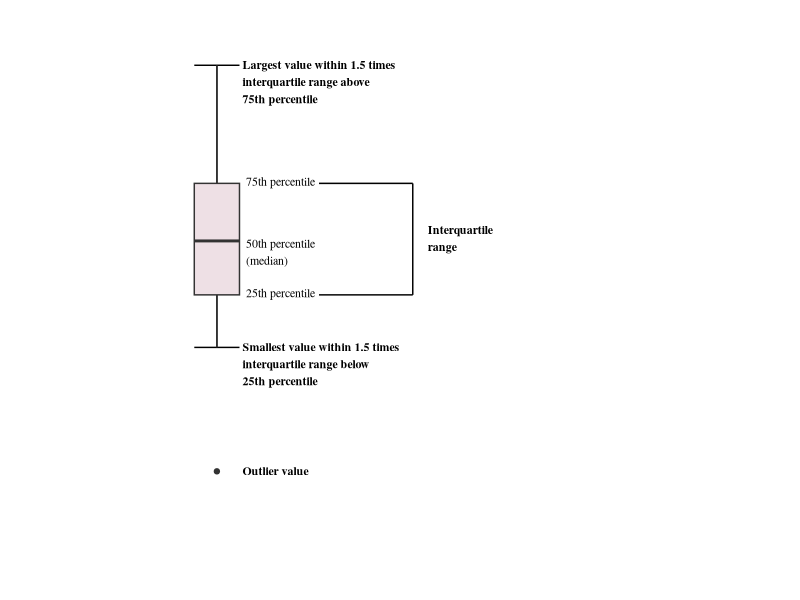

Recreate this plot in R. (Note: this script raises an error after producing the figure.)
## ---- chunk 1
# translatable content
WhiskerLabel1 <- "Largest value within 1.5 times\ninterquartile range above\n75th percentile"
WhiskerLabel2 <- "Smallest value within 1.5 times\ninterquartile range below\n25th percentile"
Outlier <- "Outlier value"
QuartileLabels <- c("25th percentile", "50th percentile\n(median)", "75th percentile")
IQRLabel <- "Interquartile\nrange"
# end translatable content

library(tidyverse)
library(cowplot)

# Code adapted from https://waterdata.usgs.gov/blog/boxplots/, by Laura DeCicco

ggplot_box_legend <- function(family = "serif"){

  # Create data to use in the boxplot legend:
  set.seed(100)

  sample_df <- data.frame(parameter = "test",
                          values = sample(500))

  # Extend the top whisker a bit:
  sample_df$values[1:100] <- 701:800
  # Make sure there's only 1 lower outlier:
  sample_df$values[1] <- -350

  # Function to calculate important values:
  ggplot2_boxplot <- function(x){

    quartiles <- as.numeric(quantile(x,
                                     probs = c(0.25, 0.5, 0.75)))

    names(quartiles) <- QuartileLabels

    IQR <- diff(quartiles[c(1,3)])

    upper_whisker <- max(x[x < (quartiles[3] + 1.5 * IQR)])
    lower_whisker <- min(x[x > (quartiles[1] - 1.5 * IQR)])

    upper_dots <- x[x > (quartiles[3] + 1.5*IQR)]
    lower_dots <- x[x < (quartiles[1] - 1.5*IQR)]

    return(list("quartiles" = quartiles,
                "25th_pct" = as.numeric(quartiles[1]),
                "50th_pct" = as.numeric(quartiles[2]),
                "75th_pct" = as.numeric(quartiles[3]),
                "IQR" = IQR,
                "upper_whisker" = upper_whisker,
                "lower_whisker" = lower_whisker,
                "upper_dots" = upper_dots,
                "lower_dots" = lower_dots))
  }

  # Get those values:
  ggplot_output <- ggplot2_boxplot(sample_df$values)

  # Lots of text in the legend, make it smaller and consistent font:
  update_geom_defaults("text",
                       list(size = 3,
                            hjust = 0,
                            family = family))
  # Labels don't inherit text:
  update_geom_defaults("label",
                       list(size = 3,
                            hjust = 0,
                            family = family))

  # Create the legend:
  # The main elements of the plot (the boxplot, error bars, and count)
  # are the easy part.
  # The text describing each of those takes a lot of fiddling to
  # get the location and style just right:
  explain_plot <- ggplot() +
    stat_boxplot(data = sample_df,
                 aes(x = parameter, y=values),
                 geom ='errorbar', width = 0.3) +
    geom_boxplot(data = sample_df,
                 aes(x = parameter, y=values),
                 width = 0.3, fill = "lavenderblush2") +
    theme_minimal(base_size = 5, base_family = family) +
    geom_segment(aes(x = 2.3, xend = 2.3,
                     y = ggplot_output[[2]],
                     yend = ggplot_output[[4]])) +
    geom_segment(aes(x = 1.2, xend = 2.3,
                     y = ggplot_output[[2]],
                     yend = ggplot_output[[2]])) +
    geom_segment(aes(x = 1.2, xend = 2.3,
                     y = ggplot_output[[4]],
                     yend = ggplot_output[[4]])) +
    geom_text(aes(x = 2.4, y = ggplot_output[[3]]),
              label = IQRLabel, fontface = "bold",
              vjust = 0.4) +
    geom_text(aes(x = c(1.17,1.17),
                  y = c(ggplot_output[["upper_whisker"]],
                        ggplot_output[["lower_whisker"]]),
                  label = c(WhiskerLabel1,
                            WhiskerLabel2)),
              fontface = "bold", vjust = 0.9) +
    geom_text(aes(x = c(1.17),
                  y =  ggplot_output[["lower_dots"]],
                  label = Outlier),
              vjust = 0.5, fontface = "bold") +
    geom_label(aes(x = 1.17, y = ggplot_output[["quartiles"]],
                   label = names(ggplot_output[["quartiles"]])),
               vjust = c(0.4,0.85,0.4),
               fill = "white", label.size = 0) +
    ylab("") + xlab("") +
    theme(axis.text = element_blank(),
          axis.ticks = element_blank(),
          panel.grid = element_blank(),
          aspect.ratio = 4/3,
          plot.title = element_text(hjust = 0.5, size = 10)) +
    coord_cartesian(xlim = c(1.4,3.1), ylim = c(-600, 900))
  
  return(explain_plot)
}

plot(ggplot_box_legend())
## ---- chunk 2
knitr::include_graphics("images/non-generated/kurtosis.png")
## ---- chunk 3
boxplot(len ~ dose, data = ToothGrowth,
              main = "Guinea Pigs' Tooth Growth",
              xlab = "Vitamin C dose mg",
              ylab = "Tooth length")
stripchart(len ~ dose, data = ToothGrowth, method='overplot', add=T, pch=20, col=2, vertical=T)
## ---- chunk 4
boxplot(len ~ dose, data = ToothGrowth,
              main = "Guinea Pigs' Tooth Growth",
              xlab = "Vitamin C dose mg",
              ylab = "Tooth length")
stripchart(len ~ dose, data = ToothGrowth, method='jitter', add=T, pch=20, col=2, vertical=T)
## ---- chunk 5
library(beeswarm)

boxplot(len ~ dose, data = ToothGrowth,
              main = "Guinea Pigs' Tooth Growth",
              xlab = "Vitamin C dose mg",
              ylab = "Tooth length")  
beeswarm(len ~ dose, data = ToothGrowth, col = 2, add = TRUE)
## ---- chunk 6
knitr::include_graphics("images/non-generated/skewness.png")
